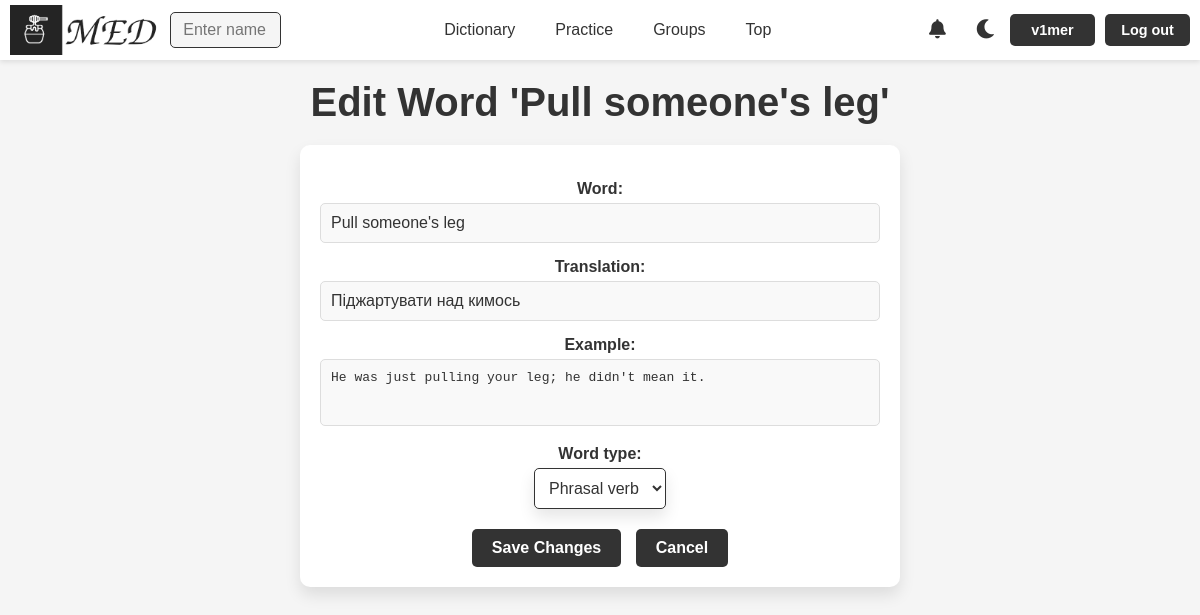
The page /edit_word/952/ (signed in) on the database its author committed.
### med/models.py (models this page shows)
class Word(models.Model):
    TYPE_CHOICES = [
        ('noun', 'Noun'),
        ('verb', 'Verb'),
        ('adjective', 'Adjective'),
        ('adverb', 'Adverb'),
        ('pronoun', 'Pronoun'),
        ('phrasal verb', 'Phrasal verb'),
        ('other', 'Other')
    ]
    word = models.CharField(max_length=100)
    translation = models.CharField(max_length=100)
    example = models.TextField(blank=True)
    time_create = models.DateTimeField(auto_now_add=True)
    time_update = models.DateTimeField(auto_now=True)
    user = models.ForeignKey(User, on_delete=models.CASCADE)
    is_favourite = models.BooleanField(default=False)
    word_type = models.CharField(max_length=20, choices=TYPE_CHOICES, default='other')
    def __str__(self):
        return self.word
    class Meta:
        ordering = ['-time_create', 'word']
        indexes = [
            models.Index(fields=['-time_create'])
        ]

### med/views.py (the view, shortened to what this page needs)
# urls.py: path('edit_word/<int:word_id>/', views.EditWordView.as_view(), name='edit_word'),
class EditWordView(LoginRequiredMixin, View):
    def get(self, request, word_id, *args, **kwargs):
        word = get_object_or_404(Word, id=word_id, user=request.user)
        form = WordForm(instance=word)
        return render(request, 'med/edit_word.html', {'form': form, 'word': word})

### med/forms.py
class WordForm(forms.ModelForm):
    class Meta:
        model = Word
        fields = ['word', 'translation', 'example', 'word_type']
        labels = {
            'word': 'Word',
            'translation': 'Translation',
            'example': 'Example',
            'word_type': 'Word type'
        }
        widgets = {
            'example': forms.Textarea(attrs={'rows': 3})
        }

### med/templatetags/notification_tags.py (called while the page is built)
@register.simple_tag
def get_unread_notifications_count(request):
    if request.user.is_authenticated:
        return request.user.notification_set.filter(is_read=False).count()
    return 0

@register.simple_tag
def get_latest_unread_notifications(request, limit=5):
    if request.user.is_authenticated:
        return request.user.notification_set.filter(is_read=False)[:limit]
    return []

### med/templates/med/edit_word.html (shortened to what this page needs)
{% extends 'base.html' %}
{% block content %}
<h1>Edit Word '{{word}}'</h1>
<form method="post" id="edit">
    <p><label class="form-label" for="{{ form.word.id_for_label }}">{{ form.word.label }}: </label>{{ form.word }}</p>
    <div class="form-error">{{ form.word.errors }}</div>
    <p><label class="form-label" for="{{ form.translation.id_for_label }}">{{ form.translation.label }}: </label>{{ form.translation }}</p>
    <div class="form-error">{{ form.translation.errors }}</div>
    <p><label class="form-label" for="{{ form.example.id_for_label }}">{{ form.example.label }}: </label>{{ form.example }}</p>
    <div class="form-error">{{ form.example.errors }}</div>
    <p>
        <label class="form-label" for="{{ form.word_type.id_for_label }}"> {{ form.word_type.label }}: </label>
        {{ form.word_type }}
    </p>
    <div class="form-error">{{ form.word_type.errors }}</div>
    <div class="form-error">{{ form.non_field_errors }}</div>
    <div class="buttons add-text">
        <a href="#" onclick="document.getElementById('edit').submit(); return false;">Save Changes</a>
        <a href="{% url 'words' request.user.username %}">Cancel</a>
    </div>
</form>
{% endblock %}

### templates/base.html (shortened to what this page needs)
{% load static %}
{% load notification_tags %}
<!DOCTYPE html>
<html lang="en">
<head>
    <link rel="stylesheet" type="text/css" href="{% static 'med/css/styles.css' %}">
    <link rel="stylesheet" href="https://cdnjs.cloudflare.com/ajax/libs/font-awesome/5.15.4/css/all.min.css">
</head>
<body>
<header>
    {% if user.is_authenticated %}
    <div class="logo_container">
        {% if is_profile or is_dict %}
            {% if is_my_profile or is_my_dict %}
                <a href="{% url 'profile' user.username %}">
                    <img id="logo_img" src="{% static 'med/img/base/light_logo.png' %}"
                         data-light-src="{% static 'med/img/base/light_logo.png' %}"
                         data-dark-src="{% static 'med/img/base/dark_logo.png' %}" alt="MED Logo">
                </a>
            {% else %}
                <a href="{% url 'profile' logged_user.username %}">
                    <img id="logo_img" src="{% static 'med/img/base/light_logo.png' %}"
                         data-light-src="{% static 'med/img/base/light_logo.png' %}"
                         data-dark-src="{% static 'med/img/base/dark_logo.png' %}" alt="MED Logo">
                </a>
            {% endif %}
        {% else %}
            <a href="{% url 'profile' user.username %}">
                <img id="logo_img" src="{% static 'med/img/base/light_logo.png' %}"
                     data-light-src="{% static 'med/img/base/light_logo.png' %}"
                     data-dark-src="{% static 'med/img/base/dark_logo.png' %}" alt="MED Logo">
            </a>
        {% endif %}
    </div>
    {% else %}
    <div class="logo_container">
        <a href="{% url 'home' %}"><img id="logo_img" src="{% static 'med/img/base/light_logo.png' %}" data-light-src="{% static 'med/img/base/light_logo.png' %}" data-dark-src="{% static 'med/img/base/dark_logo.png' %}" alt="MED Logo"></a>
    </div>
    {% endif %}
    <nav class="nav-items" id="nav-items">
            {% if user.is_authenticated %}
                <div class="nav-left">
                {% if not is_search %}
                <form method="get" action="{% url 'user_search' %}" class="search-form">
                    <input type="text" name="q" placeholder="Enter name" required class="search-input">
                </form>
                {% endif %}
                </div>
        <div class="nav-center">
                {% if is_my_dict %}
                <a href="{% url 'words' user.username %}">Dictionary</a>
                {% else %}
                <a href="{% url 'words' request.user.username %}">Dictionary</a>
                {% endif %}
                <a href="{% url 'practice' %}">Practice</a>
                <a href="{% url 'groups' %}">Groups</a>
                <a href="{% url 'tops_by_category' %}">Top</a>
            {% else %}
            <div class="nav-left"></div>
            <div class="nav-center">
                <a href="{% url 'login' %}">Dictionary</a>
                <a href="{% url 'login' %}">Practice</a>
                <a href="{% url 'login' %}">Groups</a>
                {% endif %}
            </div>
        <div class="buttons">
            {% if request.user.is_authenticated %}
            <a href="{% url 'notifications' %}" class="no-style" id="notifications-link">
                <i class="fas fa-bell"></i>
                {% get_unread_notifications_count request as unread_count %}
            </a>
                    {% get_latest_unread_notifications request as header_notifications %}
            {% endif %}
            <a id="theme-toggle-dark" class="no-style"><i class="fas fa-moon"></i></a>
        {% if request.user.is_authenticated %}
            {% if is_profile or is_dict %}
                {% if is_my_profile or is_my_dict %}
                <a href="{% url 'profile' user.username %}">{{request.user.username}}</a>
                {% else %}
                <a href="{% url 'profile' logged_user.username %}">{{request.user.username}}</a>
                {% endif %}
            {% else %}
                <a href="{% url 'profile' user.username %}">{{request.user.username}}</a>
            {% endif %}
            <a href="{% url 'logout' %}">Log out</a>
        </div>
        {% else %}
            <a href="{% url 'login' %}">Log in</a>
            <a href="{% url 'register' %}">Register</a>
        </div>
        {% endif %}
    </nav>
</header>
<div class="container">
    {% block content %}
    {% endblock %}
</div>
</body>
</html>

### rows shown on the page
Word: word "Pull someone's leg", translation "Піджартувати над кимось", example "He was just pulling your leg; he didn't mean it.", word_type "Phrasal verb"

### other values the page prints
{{ request.user.username }} "v1mer"
